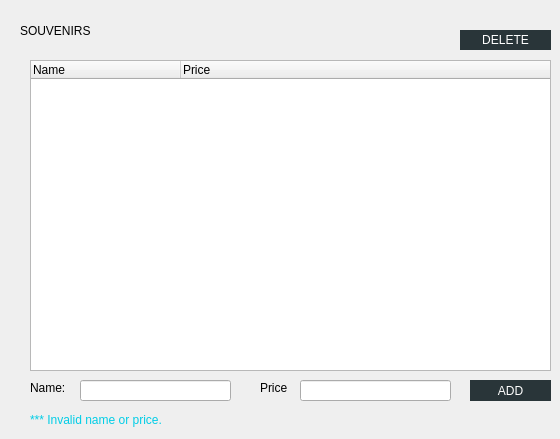
    <widget class="QWidget" name="modifySouvenirItemPage">
     <widget class="QLabel" name="modifySouvenirsListLabel">
      <property name="geometry">
       <rect>
        <x>20</x>
        <y>10</y>
        <width>311</width>
        <height>41</height>
       </rect>
      </property>
      <property name="styleSheet">
       <string notr="true">font: 25 30pt &quot;Gill Sans&quot;, &quot;Gill Sans MT Condensed&quot;;</string>
      </property>
      <property name="text">
       <string>SOUVENIRS</string>
      </property>
     </widget>
     <widget class="QTreeWidget" name="listOfModifyStadiumsSouvenirs">
      <property name="geometry">
       <rect>
        <x>30</x>
        <y>60</y>
        <width>521</width>
        <height>311</height>
       </rect>
      </property>
      <property name="horizontalScrollBarPolicy">
       <enum>Qt::ScrollBarAlwaysOff</enum>
      </property>
      <property name="alternatingRowColors">
       <bool>true</bool>
      </property>
      <attribute name="headerDefaultSectionSize">
       <number>150</number>
      </attribute>
      <column>
       <property name="text">
        <string>Name</string>
       </property>
      </column>
      <column>
       <property name="text">
        <string>Price</string>
       </property>
      </column>
     </widget>
     <widget class="QPushButton" name="removeSelectedSouvenir">
      <property name="geometry">
       <rect>
        <x>460</x>
        <y>30</y>
        <width>91</width>
        <height>20</height>
       </rect>
      </property>
      <property name="styleSheet">
       <string notr="true">QPushButton {
background-color: #293539;
color: white;
border:none;
	font: 75 15pt &quot;Gill Sans&quot;, &quot;Gill Sans MT Condensed&quot;;
}</string>
      </property>
      <property name="text">
       <string>DELETE</string>
      </property>
     </widget>
     <widget class="QPushButton" name="addSelectedSouvenir">
      <property name="geometry">
       <rect>
        <x>470</x>
        <y>380</y>
        <width>81</width>
        <height>21</height>
       </rect>
      </property>
      <property name="styleSheet">
       <string notr="true">QPushButton {
background-color: #293539;
color: white;
border:none;
	font: 75 15pt &quot;Gill Sans&quot;, &quot;Gill Sans MT Condensed&quot;;
}</string>
      </property>
      <property name="text">
       <string>ADD</string>
      </property>
     </widget>
     <widget class="QLabel" name="newSouvenirNameLabel">
      <property name="geometry">
       <rect>
        <x>30</x>
        <y>380</y>
        <width>59</width>
        <height>16</height>
       </rect>
      </property>
      <property name="text">
       <string>Name:</string>
      </property>
     </widget>
     <widget class="QLineEdit" name="newSouvenirName">
      <property name="geometry">
       <rect>
        <x>80</x>
        <y>380</y>
        <width>151</width>
        <height>21</height>
       </rect>
      </property>
     </widget>
     <widget class="QLabel" name="newSouvenirPriceLabel">
      <property name="geometry">
       <rect>
        <x>260</x>
        <y>380</y>
        <width>59</width>
        <height>16</height>
       </rect>
      </property>
      <property name="text">
       <string>Price</string>
      </property>
     </widget>
     <widget class="QLineEdit" name="newSouvenirPrice">
      <property name="geometry">
       <rect>
        <x>300</x>
        <y>380</y>
        <width>151</width>
        <height>21</height>
       </rect>
      </property>
     </widget>
     <widget class="QLabel" name="adminAddSouvenirErrorMessage">
      <property name="geometry">
       <rect>
        <x>30</x>
        <y>410</y>
        <width>241</width>
        <height>20</height>
       </rect>
      </property>
      <property name="styleSheet">
       <string notr="true">color: #01CDE6</string>
      </property>
      <property name="text">
       <string>*** Invalid name or price.</string>
      </property>
     </widget>
    </widget>
